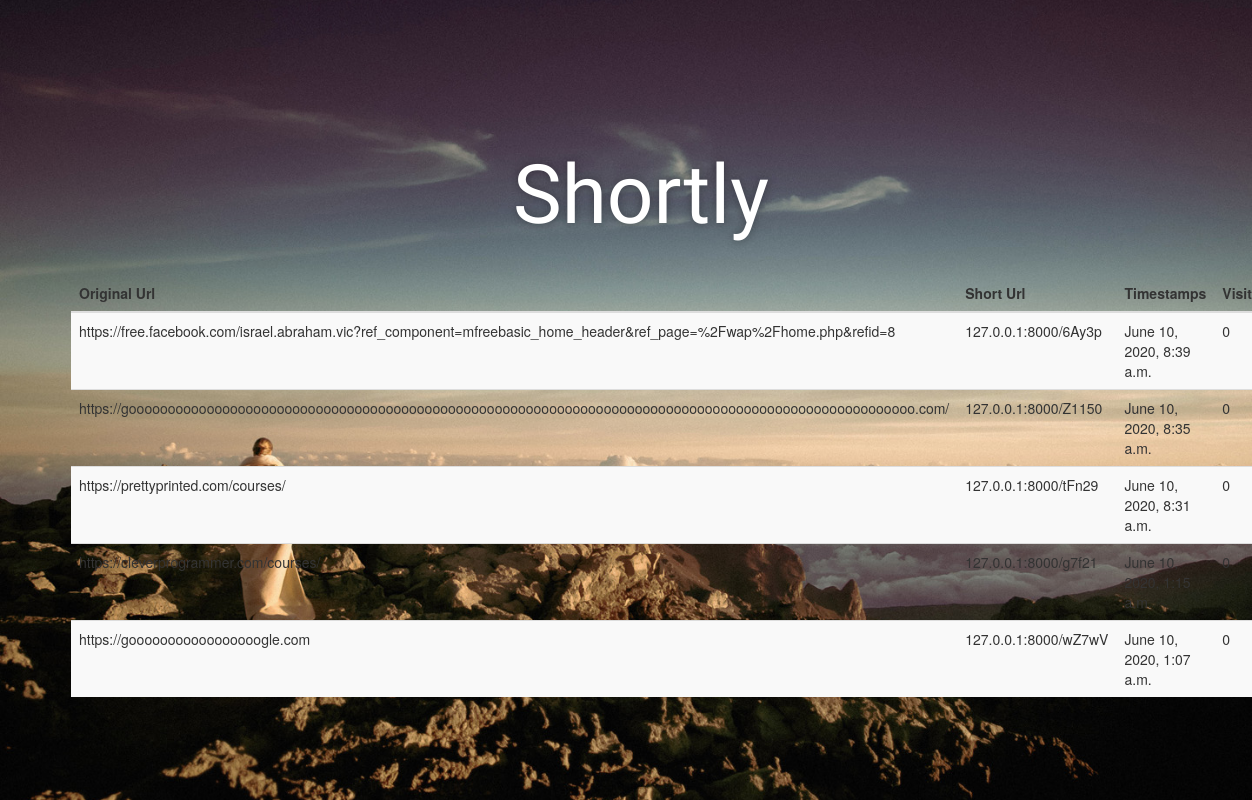
Screenshot of /stats/ with the database file from the repository.
### link/models.py (models this page shows)
class URL(models.Model):
    original_url = models.URLField(max_length=512)
    short_url = models.CharField(max_length=20)
    visits = models.IntegerField(default=0)
    timestamp = models.DateTimeField(default=timezone.now)
    def __str__(self):
        return self.original_url

### link/views.py (the view)
# urls.py: path('stats/', views.stats, name='stats'),
def stats(request):
    urls = URL.objects.all().order_by('-timestamp')
    print(urls)
    return render(request, 'stats.html', {'urls': urls})

### templates/stats.html
{% extends 'base.html' %}
{% block content %}
<div class="container">
            <div class="col-8">
<h1 class="logo cursive">Shortly</h1><br>
<table class="table table-striped table-dark">
  <thead class="thead-dark">
  <tr>
    <th>Original Url</th>
    <th>Short Url</th>
    <th>Timestamps</th>
    <th>Visits</th>
  </tr>
  </thead>
  <tbody>
  {% for url in urls %}
    <tr class="table-success">
      <td>{{ url.original_url }}</td>
      <td>127.0.0.1:8000/{{ url.short_url }}</td>
      <td>{{ url.timestamp }}</td>
      <td>{{ url.visits }}</td>
    </tr>
  {% endfor %}
  </tbody>
</table>
{% endblock content %}

### templates/base.html (shortened to what this page needs)
{% load static %}
<!doctype html>
<html lang="en">
<head>
    <link rel="stylesheet" href="{% static "assets/css/bootstrap.css" %}">
    <link rel="stylesheet" href="{% static "assets/css/bootstrap.min.css" %}">
    <link href="http://netdna.bootstrapcdn.com/font-awesome/7.1.0/css/font-awesome.css" rel="stylesheet">
</head>
<body>
    <div class="main" style="background-postion: center center; background-image: url('{% static "assets/images/default.jpg" %}')">
        <div class="container">
            <div class="col-8">
                {% block content %}
                {% endblock %}
            </div>
        </div>
    </div>
</body>
</html>

### rows the page displays
URL: original_url "https://free.facebook.com/israel.abraham.vic?ref_component=mfreebasic_home_header&ref_page=%2Fwap%2Fhome.php&refid=8", short_url "6Ay3p", timestamp "June 10, 2020, 8:39 a.m.", visits "0"
URL: original_url "https://gooooooooooooooooooooooooooooooooooooooooooooooooooooooooooooooooooooooooooooooooooooooooooooooooooooo.com/", short_url "Z1150", timestamp "June 10, 2020, 8:35 a.m.", visits "0"
URL: original_url "https://prettyprinted.com/courses/", short_url "tFn29", timestamp "June 10, 2020, 8:31 a.m.", visits "0"
URL: original_url "https://cleverprogrammer.com/courses/", short_url "g7f21", timestamp "June 10, 2020, 1:15 a.m.", visits "0"
URL: original_url "https://gooooooooooooooooogle.com", short_url "wZ7wV", timestamp "June 10, 2020, 1:07 a.m.", visits "0"
